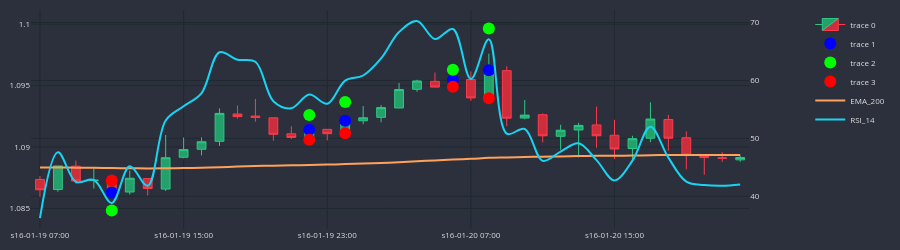

The code cell stored with this chart in its notebook:
### Code cell
df_plot = df_slim.iloc[0:40]
cp = CandlePlot(df_plot, candles=True)

trades = cp.df_plot[cp.df_plot.SIGNAL != NONE]

markers = ['mid_c', 'TP', 'SL']
marker_colors = ['#0000FF', '#00FF00', '#FF0000']

for i in range(3):
    cp.fig.add_trace(go.Scatter(
        x = trades.sTime,
        y = trades[markers[i]],
        mode = 'markers',
        marker=dict(color=marker_colors[i], size=12)
    ))

cp.show_plot(line_traces=["EMA_200"], sec_traces=['RSI_14'], height=250)
